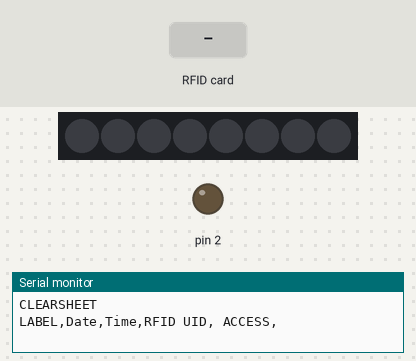
The sketch below on a simulated Arduino Uno, built with avr-gcc and run on an emulated ATmega328P. On the bench: 8 RGB LEDs in strip order, left to right, output pins drawn as LEDs (lit = HIGH), the last lines printed to the serial monitor. The inputs (shaded band) are chosen by the test bench. Dim RGB values are drawn brighter than linear; pins used as bus, display or sensor lines are not drawn.

Above: at 1.2 s.
1.3 s: RFID card 95 1A 25 D9 held to the reader
At 2.1 s:
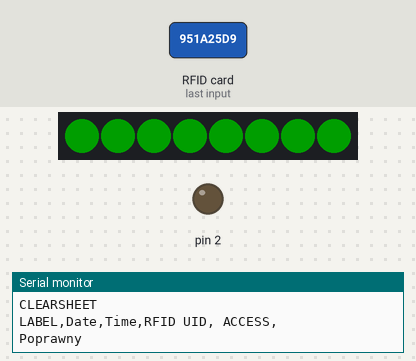
3.8 s: RFID card 5E 7A 19 C4 held to the reader
At 4.6 s:
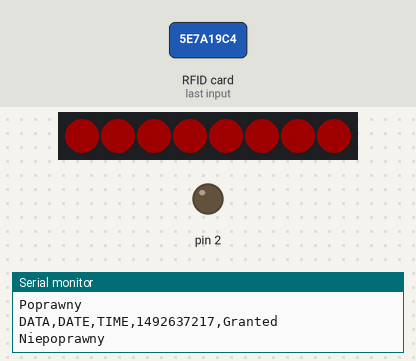
Timing chart, 0 to 6.8 s (numbered marks = the images above; inputs shaded):
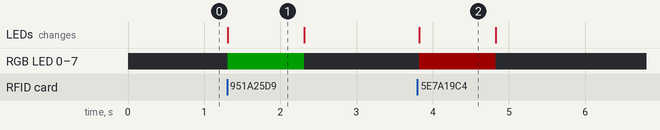

The sketch:

CardLock.ino
```cpp
#include <SPI.h>
#include <MFRC522.h>
#include <Adafruit_NeoPixel.h>

const byte UID[] = {0x95, 0x1A, 0x25, 0xD9};

#define NUMPIXELS 8
#define CS_RFID 10

String strUID = "";
MFRC522 rfid(10, 9);
MFRC522::MIFARE_Key key;
Adafruit_NeoPixel pixels = Adafruit_NeoPixel(NUMPIXELS, 8, NEO_GRB + NEO_KHZ800);

void setup() {
  Serial.begin(9600);
  SPI.begin();
  rfid.PCD_Init();
  pinMode(2, OUTPUT);
  pinMode(CS_RFID, OUTPUT);
  pixels.begin();
  pixels.setBrightness(30);
  pixels.show();

  // open serial connection
    Serial.begin(9600);

    //Serial.println("CLEARDATA"); // clears sheet starting at row 2
    Serial.println("CLEARSHEET"); // clears sheet starting at row 1

  // define 5 columns named "Date", "Time", "Timer", "Counter" and "millis"
    Serial.println("LABEL,Date,Time,RFID UID, ACCESS,");
}

void loop() {
  digitalWrite(CS_RFID, HIGH);
  if (rfid.PICC_IsNewCardPresent() && rfid.PICC_ReadCardSerial()) {
  readUID();
    if (rfid.uid.uidByte[0] == UID[0] &&
        rfid.uid.uidByte[1] == UID[1] &&
        rfid.uid.uidByte[2] == UID[2] &&
        rfid.uid.uidByte[3] == UID[3])
    {
      Serial.println("Poprawny");
      diode(pixels.Color(0, 255, 0));
      Serial.println( (String) "DATA,DATE,TIME," + strUID + ",Granted");
    } else
    {
      Serial.println("Niepoprawny");
      diode(pixels.Color(255, 0, 0));
      Serial.println( (String) "DATA,DATE,TIME," + strUID + ",Denied");
    }
    rfid.PICC_HaltA();
    rfid.PCD_StopCrypto1();
    strUID = "";
  }
}

void diode(uint32_t c) {
  for(int i = 0; i < NUMPIXELS; i++) {
      pixels.setPixelColor(i, c);
      pixels.show();
  }
  delay(1000);
  pixels.clear();
  pixels.show();
}
void readUID() {
  for(byte i = 0; i < rfid.uid.size; i++) {
  strUID.concat(String(rfid.uid.uidByte[i]));
  }
}
```

Measured:
- after the input at 1.3 s, RGB LED 0–7: off → RGB(0, 30, 0) at once, → off 1.0 s later; the LEDs: change at once (image 1)
- after the input at 3.8 s, RGB LED 0–7: off → RGB(30, 0, 0) at once, → off 1.0 s later; the LEDs: change at once (image 2)
- what the display in image 1 shows lasts 1.0 s, from 1.3 s to 2.3 s
